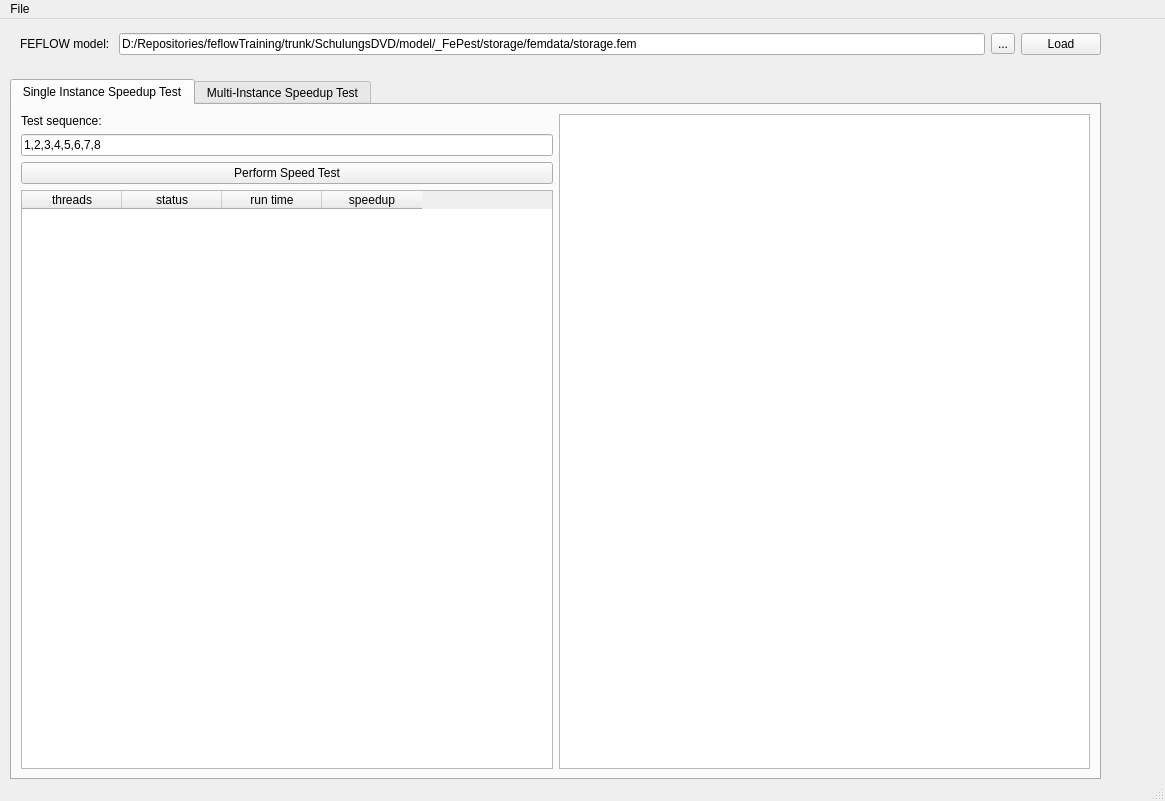
<?xml version="1.0" encoding="UTF-8"?>
<ui version="4.0">
 <class>MainWindow</class>
 <widget class="QMainWindow" name="MainWindow">
  <property name="geometry">
   <rect>
    <x>0</x>
    <y>0</y>
    <width>1165</width>
    <height>801</height>
   </rect>
  </property>
  <property name="windowTitle">
   <string>FePEST Prior Information Dashboard</string>
  </property>
  <widget class="QWidget" name="centralwidget">
   <widget class="QWidget" name="gridLayoutWidget">
    <property name="geometry">
     <rect>
      <x>20</x>
      <y>10</y>
      <width>1081</width>
      <height>31</height>
     </rect>
    </property>
    <layout class="QGridLayout" name="gridLayout" rowstretch="0">
     <item row="0" column="0">
      <widget class="QLabel" name="labelInputFilePath_2">
       <property name="text">
        <string>FEFLOW model: </string>
       </property>
      </widget>
     </item>
     <item row="0" column="1">
      <widget class="QLineEdit" name="lineEditInputFilePath">
       <property name="text">
        <string>D:/Repositories/feflowTraining/trunk/SchulungsDVD/model/_FePest/storage/femdata/storage.fem</string>
       </property>
      </widget>
     </item>
     <item row="0" column="2">
      <widget class="QToolButton" name="toolButtonSelectInputFile">
       <property name="text">
        <string>...</string>
       </property>
      </widget>
     </item>
     <item row="0" column="3">
      <widget class="QPushButton" name="pushButtonRefresh">
       <property name="text">
        <string>Load</string>
       </property>
      </widget>
     </item>
    </layout>
   </widget>
   <widget class="QTabWidget" name="tabWidget">
    <property name="geometry">
     <rect>
      <x>10</x>
      <y>60</y>
      <width>1091</width>
      <height>701</height>
     </rect>
    </property>
    <property name="currentIndex">
     <number>0</number>
    </property>
    <widget class="QWidget" name="tab_slaves">
     <attribute name="title">
      <string>Single Instance Speedup Test</string>
     </attribute>
     <layout class="QGridLayout" name="gridLayout_2">
      <item row="0" column="0">
       <layout class="QGridLayout" name="gridLayout_PREDVAR">
        <item row="0" column="0">
         <widget class="QLabel" name="label">
          <property name="text">
           <string>Test sequence:</string>
          </property>
         </widget>
        </item>
        <item row="2" column="0">
         <widget class="QPushButton" name="pushButtonRunSingleInstanceTest">
          <property name="text">
           <string>Perform Speed Test</string>
          </property>
         </widget>
        </item>
        <item row="4" column="0">
         <widget class="QTableWidget" name="tableWidget_singleTestResult">
          <column>
           <property name="text">
            <string>threads</string>
           </property>
          </column>
          <column>
           <property name="text">
            <string>status</string>
           </property>
          </column>
          <column>
           <property name="text">
            <string>run time</string>
           </property>
          </column>
          <column>
           <property name="text">
            <string>speedup</string>
           </property>
          </column>
         </widget>
        </item>
        <item row="1" column="0">
         <widget class="QLineEdit" name="lineEdit_sequenceSingleTest">
          <property name="text">
           <string>1,2,3,4,5,6,7,8</string>
          </property>
         </widget>
        </item>
       </layout>
      </item>
      <item row="0" column="1">
       <widget class="QPlainTextEdit" name="plainTextEdit_SingleTestOut"/>
      </item>
     </layout>
    </widget>
    <widget class="QWidget" name="tab_statistics">
     <attribute name="title">
      <string>Multi-Instance Speedup Test</string>
     </attribute>
     <layout class="QGridLayout" name="gridLayout_3">
      <item row="0" column="0">
       <widget class="QPlainTextEdit" name="plainTextEdit">
        <property name="font">
         <font>
          <family>Courier New</family>
         </font>
        </property>
       </widget>
      </item>
     </layout>
    </widget>
   </widget>
   <widget class="QWidget" name="layoutWidget">
    <property name="geometry">
     <rect>
      <x>550</x>
      <y>660</y>
      <width>2</width>
      <height>2</height>
     </rect>
    </property>
    <layout class="QGridLayout" name="gridLayout_PREDVAR_2"/>
   </widget>
   <zorder>tabWidget</zorder>
   <zorder>gridLayoutWidget</zorder>
   <zorder>layoutWidget</zorder>
  </widget>
  <widget class="QMenuBar" name="menubar">
   <property name="geometry">
    <rect>
     <x>0</x>
     <y>0</y>
     <width>1165</width>
     <height>21</height>
    </rect>
   </property>
   <widget class="QMenu" name="menuFile">
    <property name="title">
     <string>File</string>
    </property>
    <addaction name="actionOpen"/>
   </widget>
   <addaction name="menuFile"/>
  </widget>
  <widget class="QStatusBar" name="statusbar"/>
  <action name="actionOpen">
   <property name="text">
    <string>Open ...</string>
   </property>
  </action>
 </widget>
 <resources/>
 <connections/>
</ui>
